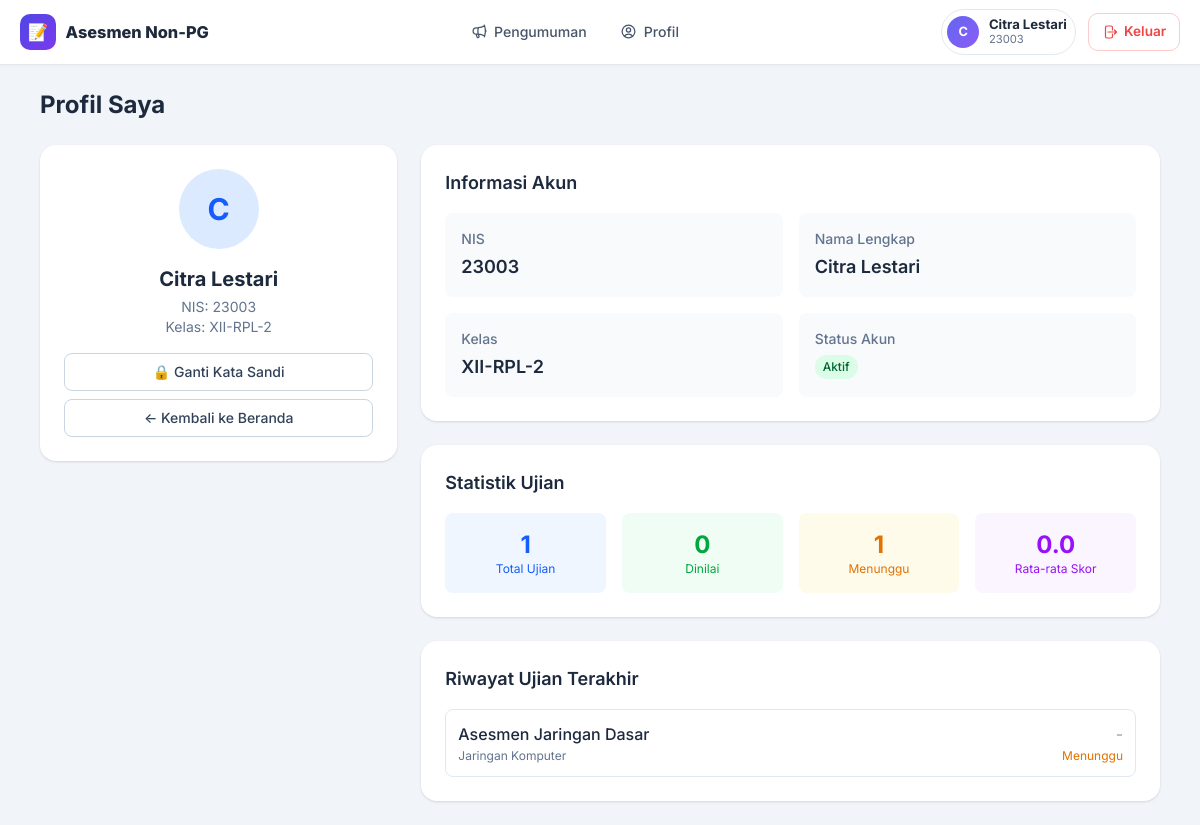
The app's page /siswa/profil.php (signed in) with its own data.
### tables this page shows
CREATE TABLE IF NOT EXISTS siswa (
  id INT AUTO_INCREMENT PRIMARY KEY,
  nis VARCHAR(50) NOT NULL UNIQUE,
  nama_lengkap VARCHAR(100) NOT NULL,
  password VARCHAR(255) NOT NULL,
  kelas_id INT NULL,
  is_active TINYINT(1) DEFAULT 1,
  created_at TIMESTAMP DEFAULT CURRENT_TIMESTAMP,
  CONSTRAINT fk_siswa_kelas FOREIGN KEY (kelas_id) REFERENCES kelas(id) ON DELETE SET NULL,
  KEY idx_siswa_kelas (kelas_id)
);

CREATE TABLE IF NOT EXISTS kelas (
  id INT AUTO_INCREMENT PRIMARY KEY,
  nama_kelas VARCHAR(50) NOT NULL UNIQUE,
  created_at TIMESTAMP DEFAULT CURRENT_TIMESTAMP
);

CREATE TABLE IF NOT EXISTS sesi_ujian (
  id INT AUTO_INCREMENT PRIMARY KEY,
  id_ujian INT NOT NULL,
  id_siswa INT NOT NULL,
  mulai_pada DATETIME NULL,
  berakhir_pada DATETIME NULL,      
  submitted_at DATETIME NULL,
  status ENUM('berlangsung','submitted','dinilai','dikoreksi') NOT NULL DEFAULT 'berlangsung',
  total_skor INT NOT NULL DEFAULT 0,
  total_poin_auto INT NOT NULL DEFAULT 0,
  total_poin_manual INT NOT NULL DEFAULT 0,
  ip_address VARCHAR(45) NULL,
  created_at TIMESTAMP DEFAULT CURRENT_TIMESTAMP,
  CONSTRAINT fk_sesi_ujian FOREIGN KEY (id_ujian) REFERENCES ujian(id) ON DELETE CASCADE,
  CONSTRAINT fk_sesi_siswa FOREIGN KEY (id_siswa) REFERENCES siswa(id) ON DELETE CASCADE,
  UNIQUE KEY uk_sesi (id_ujian, id_siswa),
  KEY idx_sesi_siswa (id_siswa)
);

CREATE TABLE IF NOT EXISTS ujian (
  id INT AUTO_INCREMENT PRIMARY KEY,
  judul VARCHAR(150) NOT NULL,
  mata_pelajaran VARCHAR(100) NULL,
  deskripsi TEXT NULL,
  tanggal_mulai DATETIME NULL,
  tanggal_selesai DATETIME NULL,
  durasi_menit INT NOT NULL DEFAULT 60,
  status ENUM('draft','aktif','selesai') NOT NULL DEFAULT 'draft',
  acak_soal TINYINT(1) NOT NULL DEFAULT 0,
  tampilkan_hasil TINYINT(1) NOT NULL DEFAULT 1,
  created_by INT NULL,
  created_at TIMESTAMP DEFAULT CURRENT_TIMESTAMP,
  updated_at TIMESTAMP DEFAULT CURRENT_TIMESTAMP ON UPDATE CURRENT_TIMESTAMP,
  CONSTRAINT fk_ujian_admin FOREIGN KEY (created_by) REFERENCES admin_users(id) ON DELETE SET NULL,
  KEY idx_ujian_status (status)
);

### core/functions.php (called while the page is built, shortened)
<?php
function e($value) {
    return htmlspecialchars((string)$value, ENT_QUOTES, 'UTF-8');
}

### siswa/profil.php (the view, shortened to what this page needs)
<?php
$conn = db();
$siswa_id = (int)$_SESSION['siswa_id'];
$stmt = $conn->prepare("
    SELECT s.*, k.nama_kelas
    FROM siswa s
    LEFT JOIN kelas k ON k.id = s.kelas_id
    WHERE s.id = ?
");
$stmt->bind_param('i', $siswa_id);
$stmt->execute();
$siswa = $stmt->get_result()->fetch_assoc();
$stats = $conn->prepare("
    SELECT
        COUNT(*) AS total_ujian,
        SUM(CASE WHEN status = 'dinilai' THEN 1 ELSE 0 END) AS ujian_dinilai,
        SUM(CASE WHEN status = 'submitted' THEN 1 ELSE 0 END) AS ujian_menunggu,
        COALESCE(AVG(CASE WHEN status = 'dinilai' THEN total_skor END), 0) AS rata_rata_skor
    FROM sesi_ujian
    WHERE id_siswa = ?
");
$stats->bind_param('i', $siswa_id);
$stats->execute();
$statistik = $stats->get_result()->fetch_assoc();
require __DIR__ . '/../views/layout_siswa_top.php';
?>
<h1 class="mb-6 text-2xl font-bold text-slate-800">Profil Saya</h1>
<div class="grid grid-cols-1 gap-6 lg:grid-cols-3">
  <div class="lg:col-span-1">
    <div class="rounded-2xl bg-white p-6 shadow text-center">
      <div class="mx-auto mb-4 flex h-20 w-20 items-center justify-center rounded-full bg-blue-100 text-3xl font-bold text-blue-600">
        <?= strtoupper(substr($siswa['nama_lengkap'], 0, 1)) ?>
      </div>
      <h2 class="text-xl font-bold text-slate-800"><?= e($siswa['nama_lengkap']) ?></h2>
      <p class="mt-1 text-sm text-slate-500">NIS: <?= e($siswa['nis']) ?></p>
      <p class="text-sm text-slate-500">Kelas: <?= e($siswa['nama_kelas'] ?? '-') ?></p>
      <div class="mt-4 flex flex-col gap-2">
        <a href="/siswa/ganti_password.php" class="rounded-lg border border-slate-300 bg-white px-4 py-2 text-sm font-medium text-slate-700 hover:bg-slate-50">
          🔒 Ganti Kata Sandi
        </a>
        <a href="/siswa/index.php" class="rounded-lg border border-slate-300 bg-white px-4 py-2 text-sm font-medium text-slate-700 hover:bg-slate-50">
          ← Kembali ke Beranda
        </a>
      </div>
    </div>
  </div>
  <div class="lg:col-span-2">
    <div class="rounded-2xl bg-white p-6 shadow">
      <h3 class="mb-4 text-lg font-semibold text-slate-800">Informasi Akun</h3>
      <dl class="grid grid-cols-1 gap-4 sm:grid-cols-2">
        <div class="rounded-lg bg-slate-50 p-4">
          <dt class="text-sm font-medium text-slate-500">NIS</dt>
          <dd class="mt-1 text-lg font-semibold text-slate-800"><?= e($siswa['nis']) ?></dd>
        </div>
        <div class="rounded-lg bg-slate-50 p-4">
          <dt class="text-sm font-medium text-slate-500">Nama Lengkap</dt>
          <dd class="mt-1 text-lg font-semibold text-slate-800"><?= e($siswa['nama_lengkap']) ?></dd>
        </div>
        <div class="rounded-lg bg-slate-50 p-4">
          <dt class="text-sm font-medium text-slate-500">Kelas</dt>
          <dd class="mt-1 text-lg font-semibold text-slate-800"><?= e($siswa['nama_kelas'] ?? '-') ?></dd>
        </div>
        <div class="rounded-lg bg-slate-50 p-4">
          <dt class="text-sm font-medium text-slate-500">Status Akun</dt>
          <dd class="mt-1">
            <?php if ($siswa['is_active']): ?>
              <span class="inline-flex rounded-full bg-green-100 px-2 py-1 text-xs font-medium text-green-800">Aktif</span>
            <?php else: ?>
              <span class="inline-flex rounded-full bg-red-100 px-2 py-1 text-xs font-medium text-red-800">Nonaktif</span>
            <?php endif; ?>
          </dd>
        </div>
      </dl>
    </div>
    <div class="mt-6 rounded-2xl bg-white p-6 shadow">
      <h3 class="mb-4 text-lg font-semibold text-slate-800">Statistik Ujian</h3>
      <div class="grid grid-cols-2 gap-4 sm:grid-cols-4">
        <div class="rounded-lg bg-blue-50 p-4 text-center">
          <div class="text-2xl font-bold text-blue-600"><?= (int)$statistik['total_ujian'] ?></div>
          <div class="text-xs text-blue-600">Total Ujian</div>
        </div>
        <div class="rounded-lg bg-green-50 p-4 text-center">
          <div class="text-2xl font-bold text-green-600"><?= (int)$statistik['ujian_dinilai'] ?></div>
          <div class="text-xs text-green-600">Dinilai</div>
        </div>
        <div class="rounded-lg bg-amber-50 p-4 text-center">
          <div class="text-2xl font-bold text-amber-600"><?= (int)$statistik['ujian_menunggu'] ?></div>
          <div class="text-xs text-amber-600">Menunggu</div>
        </div>
        <div class="rounded-lg bg-purple-50 p-4 text-center">
          <div class="text-2xl font-bold text-purple-600"><?= number_format($statistik['rata_rata_skor'], 1) ?></div>
          <div class="text-xs text-purple-600">Rata-rata Skor</div>
        </div>
      </div>
    </div>
    <div class="mt-6 rounded-2xl bg-white p-6 shadow">
      <h3 class="mb-4 text-lg font-semibold text-slate-800">Riwayat Ujian Terakhir</h3>
      <?php
      $riwayat = $conn->prepare("
          SELECT u.judul, u.mata_pelajaran, s.status, s.total_skor, s.submitted_at
          FROM sesi_ujian s
          JOIN ujian u ON u.id = s.id_ujian
          WHERE s.id_siswa = ? AND s.status IN ('submitted','dinilai')
          ORDER BY s.submitted_at DESC LIMIT 5
      ");
      $riwayat->bind_param('i', $siswa_id);
      $riwayat->execute();
      $riwayat_list = $riwayat->get_result()->fetch_all(MYSQLI_ASSOC);
      ?>
      <?php if (empty($riwayat_list)): ?>
        <p class="text-center text-sm text-slate-400">Belum ada riwayat ujian.</p>
      <?php else: ?>
        <div class="space-y-3">
          <?php foreach ($riwayat_list as $r): ?>
            <div class="flex items-center justify-between rounded-lg border border-slate-200 p-3">
              <div>
                <div class="font-medium text-slate-800"><?= e($r['judul']) ?></div>
                <div class="text-xs text-slate-500"><?= e($r['mata_pelajaran'] ?? 'Umum') ?></div>
              </div>
              <div class="text-right">
                <?php if ($r['status'] === 'dinilai'): ?>
                  <div class="font-bold text-green-600"><?= (int)$r['total_skor'] ?></div>
                  <div class="text-xs text-green-600">Dinilai</div>
                <?php else: ?>
                  <div class="text-slate-400">-</div>
                  <div class="text-xs text-amber-600">Menunggu</div>
                <?php endif; ?>
              </div>
            </div>
          <?php endforeach; ?>
        </div>
      <?php endif; ?>
    </div>
  </div>
</div>
<?php require __DIR__ . '/../views/layout_siswa_bottom.php'; ?>

### assets/css/theme.css (style rules this page uses)
:root { --primary: #4f46e5; --primary-hover: #4338ca; --primary-light: #eef2ff; --secondary: #64748b; --success: #10b981; --success-light: #d1fae5; --warning: #f59e0b; --warning-light: #fef3c7; --danger: #ef4444; --danger-light: #fee2e2; --info: #3b82f6; --info-light: #dbeafe; --dark: #1e293b; --light: #f8fafc; --border: #e2e8f0; --sidebar-width: 264px; --sidebar-bg: linear-gradient(180deg, #1e293b 0%, #0f172a 100%); --card-shadow: 0 1px 3px rgba(0,0,0,0.06), 0 1px 2px rgba(0,0,0,0.04); --card-hover-shadow: 0 10px 25px rgba(0,0,0,0.10); --radius: 12px; --radius-sm: 8px; --font: 'Inter', system-ui, -apple-system, sans-serif; --transition: 0.2s ease; }
* { font-family: var(--font); }
body { font-size: 16px; line-height: 1.6; }

### records on screen
siswa: nama_lengkap "C", nama_lengkap "Citra Lestari", nis "23003", kelas.nama_kelas "XII-RPL-2"
sesi_ujian: id_ujian.judul "Asesmen Jaringan Dasar", id_ujian.mata_pelajaran "Jaringan Komputer", status "Menunggu"

### other values on screen
mb_substr($_SESSION['siswa_nama'] ?? 'S', 0, 1) "C"
$_SESSION['siswa_nama'] "Citra Lestari"
$_SESSION['siswa_nis'] "23003"
$statistik['total_ujian'] "1"
$statistik['ujian_dinilai'] "0"
$statistik['ujian_menunggu'] "1"
$statistik['rata_rata_skor'] "0.0"
